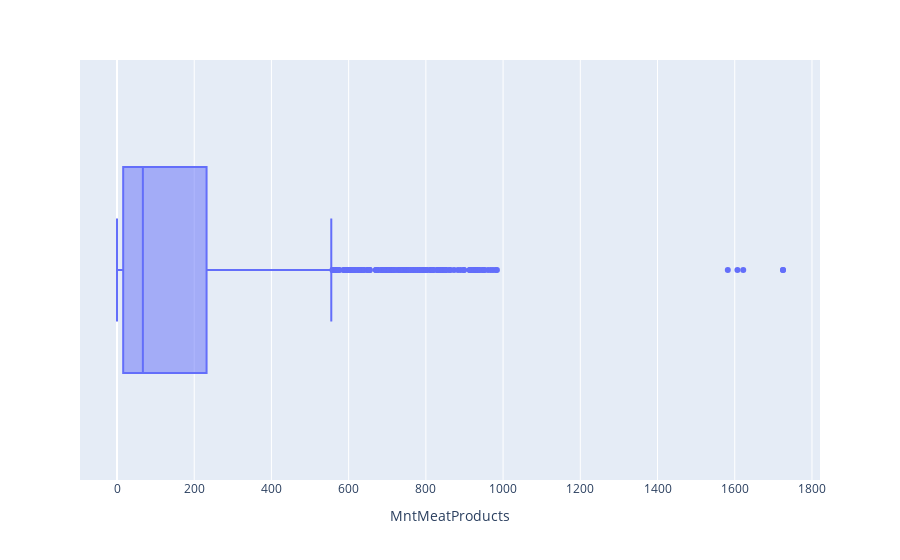

The notebook cell saved with this chart:
### Markdown cell above
### 2. MntMeatProducts

### Code cell
px.box(data_frame = data, x = 'MntMeatProducts')

### Figure 1 — Plotly figure (JSON) as saved in the notebook; plotly's stock layout.template omitted (floating-point values rounded to 4 significant figures; data arrays with more than 128 entries replaced by an {"elided": "..."} marker saying what was removed)
{"data": [{"alignmentgroup": "True", "hovertemplate": "MntMeatProducts=%{x}<extra></extra>", "legendgroup": "", "marker": {"color": "#636efa"}, "name": "", "notched": false, "offsetgroup": "", "orientation": "h", "showlegend": false, "type": "box", "x": {"elided": "2236 int values"}, "x0": " ", "xaxis": "x", "y0": " ", "yaxis": "y"}], "layout": {"autosize": true, "boxmode": "group", "legend": {"tracegroupgap": 0}, "margin": {"t": 60}, "xaxis": {"anchor": "y", "autorange": true, "domain": [0, 1], "range": [-95.83, 1821.0], "title": {"text": "MntMeatProducts"}, "type": "linear"}, "yaxis": {"anchor": "x", "autorange": true, "domain": [0, 1], "range": [-0.5, 0.5], "type": "category"}}}
